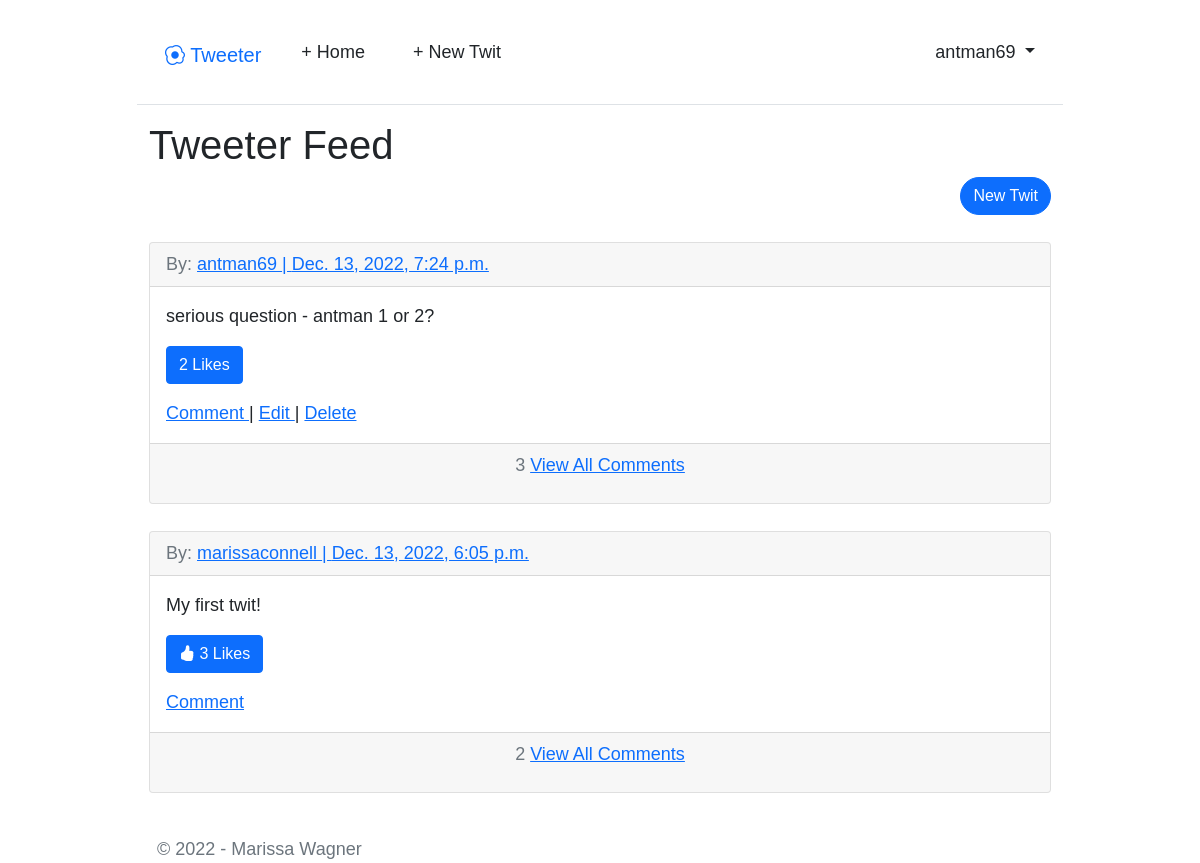
The page /twits/ (signed in) on the database its author committed.
### accounts/models.py (models this page shows, shortened)
class CustomUser(AbstractUser):
    first_name = models.CharField(
        max_length=150,
        verbose_name='first name'
    )
    last_name = models.CharField(
        max_length=150,
        verbose_name='last name'
    )
    date_of_birth = models.DateField(
        default=django.utils.timezone.now,
        null=False,
        blank=False,
    )
    username = models.CharField(
        error_messages={'unique': 'A user with that username already exists.'},
        help_text='\nRequired. 150 characters or fewer. Letters, digits and @/./+/-/_ only.',
        max_length=150,
        unique=True,
        validators=[django.contrib.auth.validators.UnicodeUsernameValidator()],
        verbose_name='username'
    )
    date_joined = models.DateTimeField(default=django.utils.timezone.now)
    last_login = models.DateTimeField(default=django.utils.timezone.now)
    groups = models.ManyToManyField(
        blank=True,
        help_text='\nThe groups this user belongs to. A user will get all permissions granted to each of their groups.',
        related_name='customuser_set',
        related_query_name='customuser',
        to='auth.group',
        verbose_name='groups'
    )
    user_permissions = models.ManyToManyField(
        blank=True,
        help_text='\nSpecific permissions for this user.',
        related_name='customuser_set',
        related_query_name='customuser',
        to='auth.permission',
        verbose_name='user_permissions'
    )
    is_superuser = models.BooleanField(
        default=False,
        help_text='\nDesignates that this user has all permissions without explicitly assigning them.',
        verbose_name='superuser_status'
    )
    is_staff = models.BooleanField(
        default=False,
        help_text='\nDesignates whether the user can log into this admin site.',
        verbose_name='staff_status'
    )
    is_active = models.BooleanField(
        default=True,
        help_text='\nDesignates whether this user should be treated as active. Unselect this instead of deleting accounts.',
        verbose_name='active'
    )
    USERNAME_FIELD = 'username'
    REQUIRED_FIELDS = ['email', 'password']
    def __str__(self):
        if self.username == None:
            return "ERROR - USERNAME IS NULL."
        return f"{self.username}"

### twits/models.py (models this page shows, shortened)
class Twit(models.Model):
    user = models.ForeignKey(
        settings.AUTH_USER_MODEL,
        related_name="twits",
        on_delete=models.CASCADE,
        null=False,
    )
    body = models.TextField()
    image_url = models.URLField(blank=True)
    likes = models.ManyToManyField(
        settings.AUTH_USER_MODEL,
        related_name="liked_twits",
        blank=True,
    )
    created = models.DateTimeField(auto_now_add=True)
    modified = models.DateTimeField(auto_now=True)
    def comment_count(self):
        return self.comments.count()
    def get_like_url(self):
        return reverse("twits:twit_like", kwargs={"pk": self.pk})
    class Meta:
        ordering = ("-created",)

### twits/views.py (the view)
# urls.py: path("", TwitListView.as_view(), name="twit_list"),
class TwitListView(LoginRequiredMixin, ListView):
    model = Twit
    template_name = "twit_list.html"

### templates/twit_list.html (shortened to what this page needs)
{% extends "base.html" %}
{% block content%}
<div class="row">
    <div class="col-12 justify-content-center align-items-center">
        <h1>
            Tweeter Feed
        </h1>
        <a href="{% url 'twits:twit_new' %}" class="btn btn-primary float-end" style="border-radius:25px;">
            New Twit
        </a>
    </div>
  </div>
  <br>
{% for twit in twit_list %}
<div class="card">
    <div class="card-header justify-content-center align-items-center">
        <span class="text-muted">
            By:
            <a href="{% url 'accounts:public_profile' twit.user.pk %}">
                {{ twit.user }} | {{ twit.created }}
            </a>
        </span>
    </div>
    <div class="card-body text-start">
        <p>
            {{ twit.body }}
        </p>
        <p>
            {% with user_likes=twit.likes.all %}
            <button
                class="like_button btn btn-primary"
                data-id="{{ twit.id }}"
                data-action="{% if user in user_likes %}un{% endif %}like"
                data-like-url="{{ twit.get_like_url }}"
            >
                <i class="like_icon bi-hand-thumbs-up-{% if user in user_likes %}fill{% endif %}">
                </i>
                <span class="like_count">{{ user_likes|length }}</span>
                Likes
            </button>
            {% endwith %}
        </p>
        <a href="{% url 'twits:comment_new' twit.pk %}">
            Comment
        </a>
        {% if twit.user == user %}
        |
        <a href="{% url 'twits:twit_edit' twit.pk %}">
            Edit
        </a> |
        <a href="{% url 'twits:twit_delete' twit.pk %}">
            Delete
        </a>
        {% endif %}
    </div>
    <div class="card-footer text-center text-muted">
        <p>
        {{ twit.comment_count }}
        <a href="{% url 'twits:twit_list' %}">
            View All Comments
        </a>
        </p>
    </div>
</div>
<br />
{% endfor %}
<footer class="footer pt-3">
    <div class="mx-2">
        <span class="text-muted">
            &copy; 2022 - Marissa Wagner
        </span>
    </div>
</footer>
{% endblock %}

### templates/base.html (shortened to what this page needs)
{% load static %}
<!DOCTYPE html>
<html lang="en">
  <head>
    <link href="https://cdn.jsdelivr.net/npm/bootstrap@5.1.3/dist/css/bootstrap.min.css" rel="stylesheet">
    <link href="https://cdnjs.cloudflare.com/ajax/libs/bootstrap-datepicker/1.9.0/css/bootstrap-datepicker.min.css" rel="stylesheet">
    <link rel="stylesheet" href="https://cdn.jsdelivr.net/npm/bootstrap-icons@1.5.0/font/bootstrap-icons.css">
    <link href="{% static 'css/base.css' %}" rel="stylesheet">
  </head>
  <body class="font-family-base">
    <div class="container">
        <header class="p-3 mb-3 border-bottom">
            <div class="flex-container">
                <nav class="navbar navbar-expand-lg">
                    <div class="container-fluid d-flex flex-wrap align-items-center justify-content-center justify-content-lg-start">
                        <h1>
                            <a class="navbar-brand lead text-primary" href="{% url 'twits:twit_list' %}">
                                <i class="bi bi-egg-fried"></i> Tweeter
                            </a>
                        </h1>
                        <ul class="nav d-flex mb-2 justify-content-center mb-md-0">
                            {% if user.is_authenticated %}
                            <li class="nav-item align-items-center">
                                <a href="{% url 'twits:twit_list' %}" class="nav-link px-4 link-dark">
                                    + Home
                                </a>
                            </li>
                            <li class="nav-item align-items-center">
                                <a href="{% url 'twits:twit_new' %}" class="nav-link px-4 link-dark">
                                    + New Twit
                                </a>
                            </li>
                        </ul>
                        <div class="dropdown d-flex justify-content-end ms-auto text-end">
                            <a href="#" class="d-block link-dark text-decoration-none dropdown-toggle" id="dropdownUser1" data-bs-toggle="dropdown" aria-expanded="false">
                                {{ user.username }}
                            </a>
                            </div>
                            {% endif %}
                        </div>
                    </nav>
                </div>
            </header>
        <main>
            <div class="container">
            {% block content %}
            {% endblock content %}
        </main>
    </body>
</html>

### static/css/base.css (style rules this page uses)
body { font-family: 'Oswald', sans-serif; font-size: 18px; margin: 0; }
header { border-bottom: 1px solid #999; margin-bottom: 2rem; text-align: center; text-align: center; align-items: center; }
.container { max-width: 950px; flex-direction: row-reverse; }
.card-body { align-items: center; text-align: center; }

### rows shown on the page
CustomUser: username "antman69"
Twit: user "antman69", created "Dec. 13, 2022, 7:24 p.m.", body "serious question - antman 1 or 2?", likes.all|length "2", shows "Edit", comment_count "3"
Twit: user "marissaconnell", created "Dec. 13, 2022, 6:05 p.m.", body "My first twit!", likes.all|length "3", comment_count "2"
